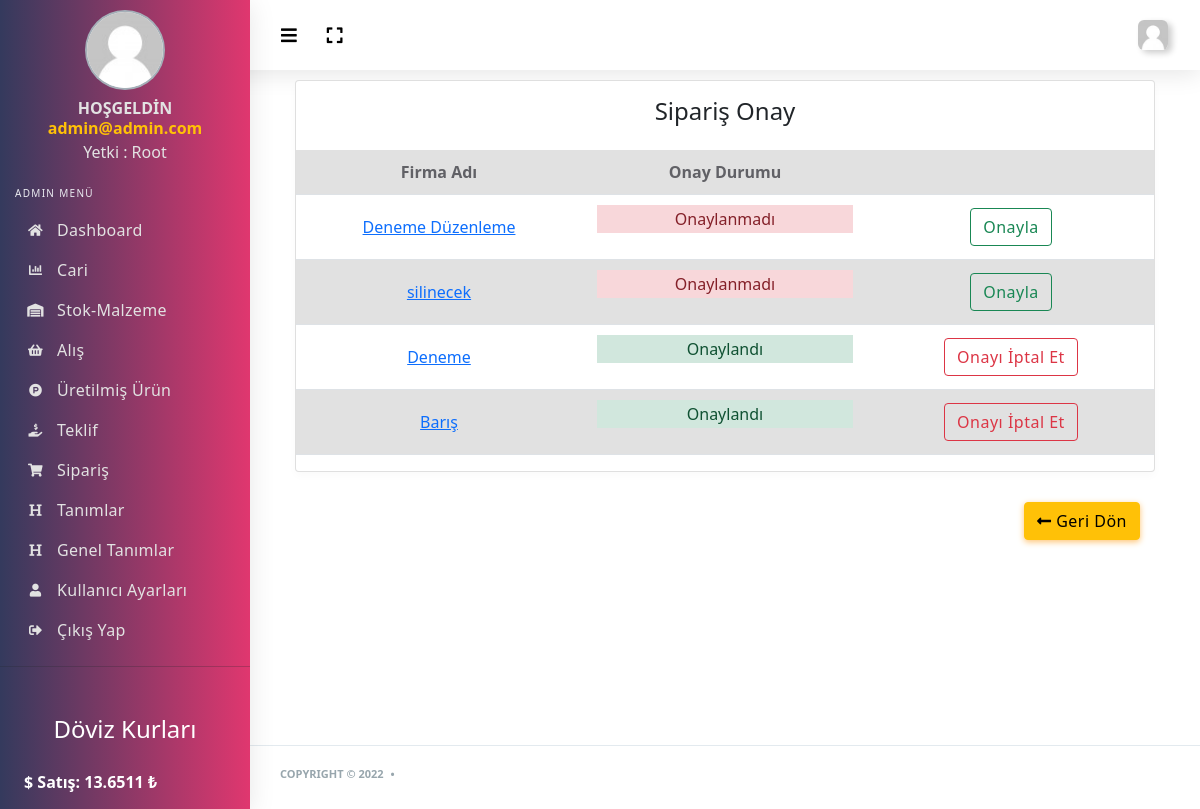
Page /admin/siparis.php (signed in) on the committed database.
### tables this page shows
CREATE TABLE `kullanici_tbl` (
  `kullanici_id` int(11) NOT NULL,
  `kullanici_foto` varchar(500) NOT NULL,
  `kullanici_ad` varchar(50) NOT NULL,
  `kullanici_sifre` varchar(50) NOT NULL,
  `kullanici_zaman` date NOT NULL,
  `kullanici_hakkinda` text NOT NULL,
  `kullanici_dogumyeri` varchar(50) NOT NULL,
  `kullanici_adsoyad` varchar(100) NOT NULL,
  `kullanici_yetki` int(2) NOT NULL,
  `kullanici_facebook` varchar(500) NOT NULL,
  `kullanici_twitter` varchar(500) NOT NULL,
  `kullanici_github` varchar(500) NOT NULL,
  `kullanici_instagram` varchar(500) NOT NULL,
  `kullanici_tel` varchar(50) NOT NULL
);

CREATE TABLE `doviz_tbl` (
  `id` int(11) NOT NULL,
  `dolar_satis` double NOT NULL,
  `euro_satis` double NOT NULL
);

CREATE TABLE `siparis_tbl` (
  `id` int(11) NOT NULL,
  `teklif_id` int(11) NOT NULL,
  `onay_durumu` tinyint(1) NOT NULL
);

CREATE TABLE `teklifekrani_tbl` (
  `id` int(11) NOT NULL,
  `teklif_firmaad` varchar(255) NOT NULL,
  `teklif_firmavergino` varchar(255) NOT NULL,
  `teklif_siparistarihi` date NOT NULL,
  `teklif_satilabilirurunsecenekleri` varchar(255) NOT NULL,
  `teklif_urunadedi` varchar(255) NOT NULL,
  `teklif_kagitturu` varchar(255) NOT NULL,
  `teklif_baskitutari` varchar(255) NOT NULL,
  `teklif_lakvarmi` tinyint(1) NOT NULL,
  `teklif_metalizevarmi` tinyint(1) NOT NULL,
  `teklif_kirimvarmi` tinyint(1) NOT NULL,
  `teklif_delikvarmi` tinyint(1) NOT NULL,
  `teklif_iscisayisi` int(11) NOT NULL
);

### admin/siparis.php (the view, shortened to what this page needs)
<?php include 'header.php' ?>
<?php include 'sidebar.php';
$siparissor=$db->prepare("SELECT * FROM siparis_tbl ORDER BY id ASC");
$siparissor->execute();
$teklifsor=$db->prepare("SELECT * FROM siparis_tbl inner join teklifekrani_tbl on teklifekrani_tbl.id=siparis_tbl.teklif_id");
$teklifsor->execute();
?>
<div class="main-content">
	<div class="col-12 col-md-12 col-lg-12">
		<div class="card">
			<h4 class="text-center p-3">Sipariş Onay</h4>
			<form action="../islem.php" method="POST">
				<table class="table table-striped table-md text-center">
					<tr>
						<th class="text-center">Firma Adı</th>
						<th>Onay Durumu</th>
						<th></th>
					</tr>
					<?php while ($sipariscek=$siparissor->fetch(PDO::FETCH_ASSOC)) {
						$siparis_id=$sipariscek['id'];
						?>
						<tr class="text-center">
							<?php $teklifcek=$teklifsor->fetch(PDO::FETCH_ASSOC); ?>
							<td style="width:16%;"><a href="teklif-duzenle.php?id=<?=$teklifcek['id'] ?>"><?=$teklifcek['teklif_firmaad']; ?></a></td>
							<td style="width:16%;">
								<?php if ($teklifcek['onay_durumu']==0) {?>
									<p class="alert-danger">Onaylanmadı</p>
								<?php }else {?>
									<p class="alert-success">Onaylandı</p>
								<?php } ?>
							</td>
							<?php if ($teklifcek['onay_durumu']==0) { ?>
								<td style="width:16%;"><a href="../islem.php?onayla=ok&id=<?=$siparis_id?>" onclick="return confirm('Onaylamak istediğinize emin misiniz?')" class="btn btn-outline-success"> Onayla</a></td>
							<?php }else {?>
								<td style="width:16%;"><a href="../islem.php?onayiptal=ok&id=<?=$siparis_id?>" onclick="return confirm('Onayı iptal etmek istediğinize emin misiniz?')" class="btn btn-outline-danger"> Onayı İptal Et</a></td>
							<?php	}?>
						</tr>
					<?php } ?>
				</table>
			</div>
			<div class="col-md-12 text-right">
				<a class="btn btn-warning" href="index.php"><i class="fa fa-long-arrow-alt-left"></i> Geri Dön</a>
			</div>
	</div>
</div>
</div>
</div>
<?php include 'footer.php' ?>

### admin/header.php (shortened to what this page needs)
<?php
include '../doviz.php';
$kullanicisor =$db->prepare("SELECT * FROM kullanici_tbl WHERE kullanici_ad=:ad");
$kullanicisor->execute(array(
  'ad' => $_SESSION['kullanici_ad']
));
$kullanicicek=$kullanicisor->fetch(PDO::FETCH_ASSOC);
$dovizsor=$db->prepare("SELECT * FROM doviz_tbl WHERE id=1");
$dovizsor->execute(array(0));
$dovizcek=$dovizsor->fetch(PDO::FETCH_ASSOC);
?>
<!DOCTYPE html>
<html lang="en">
<head>
  <link rel="stylesheet" href="assets/css/app.min.css">
  <link rel="stylesheet" href="assets/css/style.css">
  <link rel="stylesheet" href="assets/css/components.css">
  <link rel="stylesheet" href="assets/bundles/bootstrap-social/bootstrap-social.css">
  <link rel="stylesheet" href="assets/bundles/flag-icon-css/css/flag-icon.min.css">
  <link rel="stylesheet" href="assets/dropzone/dist/dropzone.css">
  <link rel="stylesheet" href="assets/dropzone/dist/basic.css">
  <link rel="stylesheet" href="assets/css/bootstrap.min.css">
</head>
<body>
  <div id="app">
    <div class="main-wrapper main-wrapper-1">
      <div class="navbar-bg"></div>
      <nav class="navbar navbar-expand-lg main-navbar">
        <div class="form-inline mr-auto">
          <ul class="navbar-nav mr-3">
            <li><a href="#" data-toggle="sidebar" class="nav-link nav-link-lg collapse-btn"><i
              class="fas fa-bars"></i></a></li>
              <li><a href="#" class="nav-link nav-link-lg fullscreen-btn">
                <i class="fas fa-expand"></i>
              </a>
            </li>
          </ul>
        </div>
        <ul class="navbar-nav navbar-right">
          <li class="dropdown"><a href="#" data-toggle="dropdown"
            class="nav-link dropdown-toggle nav-link-lg nav-link-user">
            <img alt="image" src="<?=$kullanicicek['kullanici_foto'] ?>" class="user-img-radious-style">
            <span class="d-sm-none d-lg-inline-block"></span></a>
          </li>
        </ul>
      </nav>

### admin/sidebar.php (shortened to what this page needs)
<?php
$kullanicisor =$db->prepare("SELECT * FROM kullanici_tbl WHERE kullanici_ad=:ad");
$kullanicisor->execute(array(
  'ad' => $_SESSION['kullanici_ad']
));
$kullanicicek=$kullanicisor->fetch(PDO::FETCH_ASSOC);
?>
<div class="main-sidebar sidebar-style-2">
  <aside id="sidebar-wrapper">
    <ul class="sidebar-menu">
      <li class="dropdown active" style="display: block;">
        <div class="sidebar-profile">
          <div class="siderbar-profile-pic">
            <img src="<?php echo $kullanicicek['kullanici_foto'] ?>" class="profile-img-circle box-center" alt="User Image">
          </div>
          <div class="siderbar-profile-details">
            <div class="siderbar-profile-name">HOŞGELDİN</div>
            <div class="siderbar-profile-name text-warning"><?php echo $_SESSION['kullanici_ad'] ?> </div>
            <div class="sidebar-profile-position">
              <?php if ($kullanicicek['kullanici_yetki']==0) {
                echo "Yetki : Root";
              }elseif ($kullanicicek['kullanici_yetki']==1) {
                echo "Yetki: Yönetici";
              }else{echo "Yetki: Üye";}
              ?></div>
            </div>
          </div>
        </li>
        <li class="menu-header">Admin Menü</li>
        <li><a class="nav-link" href="index.php"><i class="fas fa-home"></i><span>Dashboard</span></a></li>
        <?php if($kullanicicek['kullanici_yetki']<=1) { ?>
          <li><a class="nav-link" href="cari.php"><i class="fas fa-chart-bar"></i><span>Cari</span></a></li>
          <li><a class="nav-link" href="stok.php"><i class="fas fa-warehouse"></i><span>Stok-Malzeme</span></a></li>
          <li><a class="nav-link" href="alis.php"><i class="fas fa-shopping-basket"></i><span>Alış</span></a></li>
          <li><a class="nav-link" href="urun.php"><i class="fab fa-product-hunt"></i><span>Üretilmiş Ürün</span></a></li>
          <li><a class="nav-link" href="teklif.php"><i class="fas fa-hand-holding-usd"></i><span>Teklif</span></a></li>
          <li><a class="nav-link" href="siparis.php"><i class="fas fa-shopping-cart"></i><span>Sipariş</span></a></li>
          <li><a class="nav-link" href="tanimlar.php"><i class="fas fa-heading"></i><span>Tanımlar</span></a></li>
          <li><a class="nav-link" href="geneltanimlar.php"><i class="fas fa-heading"></i><span>Genel Tanımlar</span></a></li>
          <?php if ($kullanicicek['kullanici_yetki']==0) { ?>
            <li><a class="nav-link" href="kullanicilar.php"><i class="fas fa-user"></i><span>Kullanıcı Ayarları</span></a></li>
          <?php } ?>
        <?php } ?>
        <li><a class="nav-link" href="logout.php"><i class="fas fa-sign-out-alt"></i><span>Çıkış Yap</span></a></li><hr>
        <li class="mt-5">
          <h4 class="text-white text-center">Döviz Kurları</h4>
          <nav class="nav text-white fw-bold m-4">
            <p>$ Satış: <?=$dovizcek['dolar_satis']?> ₺</p>
          </nav>
        </li>
      </ul>
    </aside>
  </div>

### admin/assets/css/components.css (style rules this page uses)
.box-center { margin:0 auto }

### rows in the picture
kullanici_tbl: kullanici_foto (placeholder picture)
doviz_tbl: dolar_satis "13.6511"
siparis_tbl: teklifekrani_tbl.teklif_firmaad "Deneme Düzenleme", onay_durumu "Onaylanmadı"
siparis_tbl: teklifekrani_tbl.teklif_firmaad "silinecek", onay_durumu "Onaylanmadı"
siparis_tbl: teklifekrani_tbl.teklif_firmaad "Deneme", onay_durumu "Onaylandı"
siparis_tbl: teklifekrani_tbl.teklif_firmaad "Barış", onay_durumu "Onaylandı"

### other values in the picture
$_SESSION['kullanici_ad'] "admin@admin.com"
